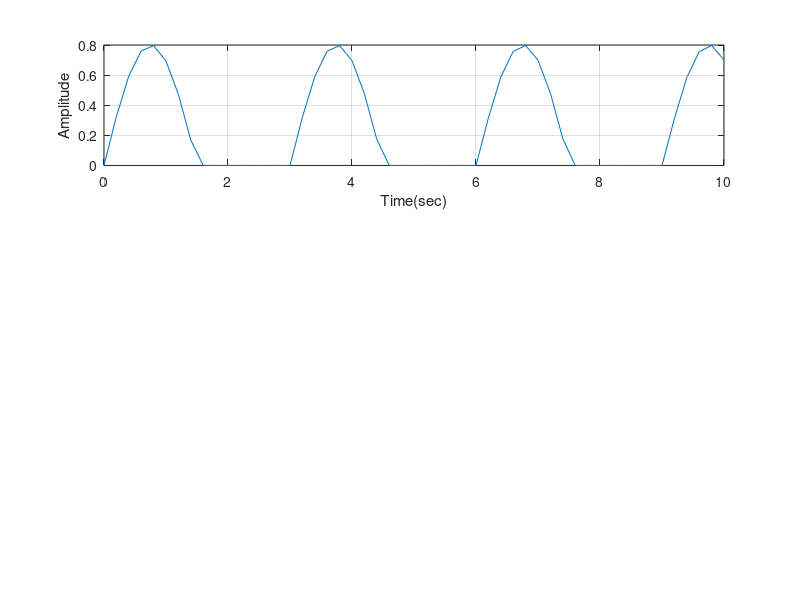

Source code (MATLAB): (Note: this script raises an error after producing the figure.)
%tema_de_casa_exercitiu4
t1=0:0.2:10;
s1=0.8*sin(2*pi*0.333*t1);
for i=1:1:length(s1);
if s1(i)<0;
s1(i)=0;
end
end
subplot(3,1,1)
plot(t1,s1),grid
xlabel('Time(sec)')
ylabel('Amplitude')

t2=0:0.02:10;
s2=0.8*sin(2*pi*0.333*t2);
for i=1:1:length(s2);
if s2(i)<t0;
s2(i)=0;
end
end
subplot(3,1,2)
plot(t2,s2),grid
xlabel('Time(sec)')
ylabel('Amplitude')

t3=0:0.002:10;
s3=0.8*sin(2*pi*0.333*t3);
for i=1:1:length(s3);
if s3(i)<0;
s3(i)=0;
end
end
subplot(3,1,3)
plot(t3,s3),grid
xlabel('Time(sec)')
ylabel('Amplitude')